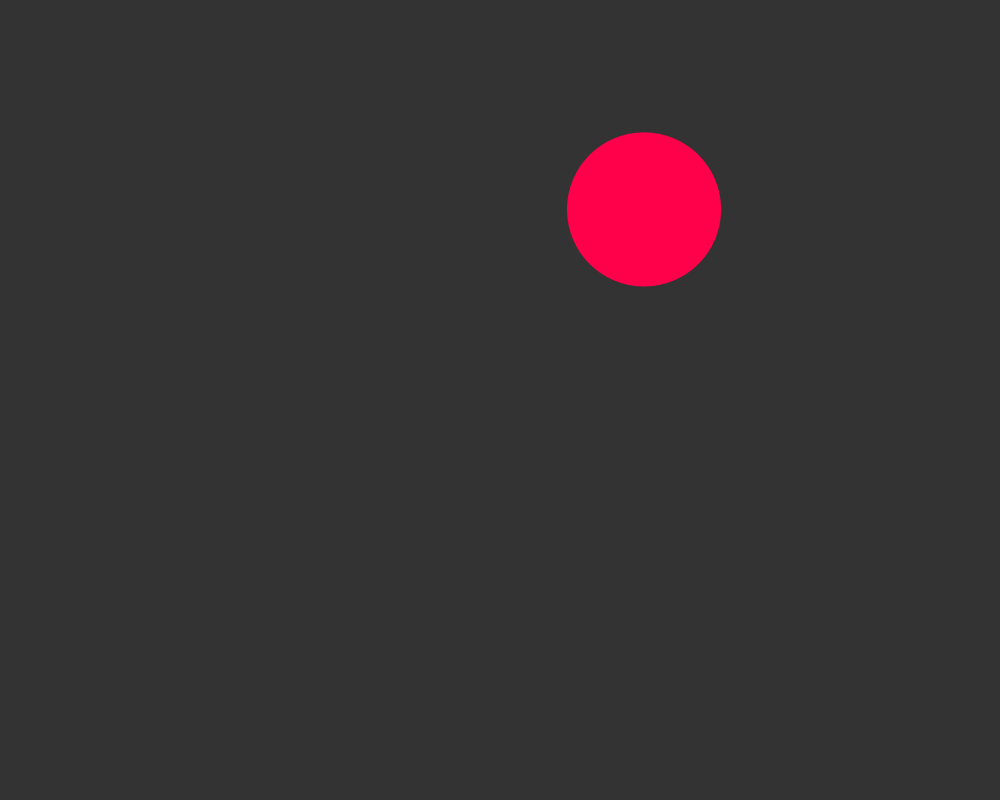
Frame 1 (no input)
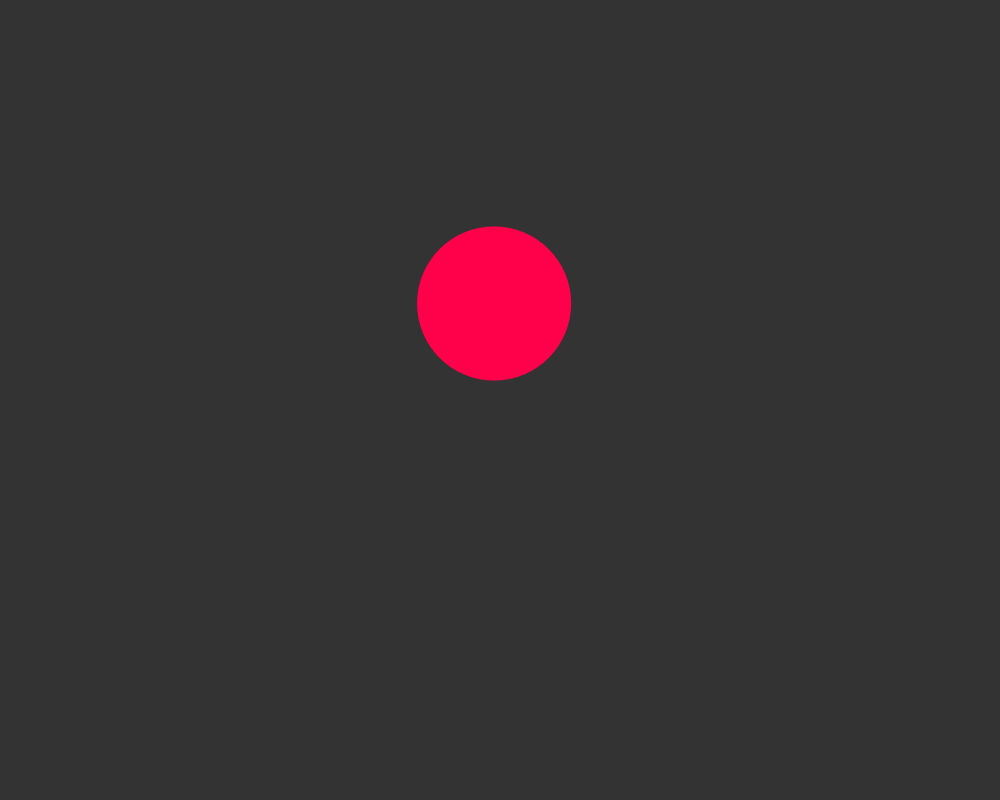
Frame 60 (the mouse pressed at the canvas centre just before this capture)
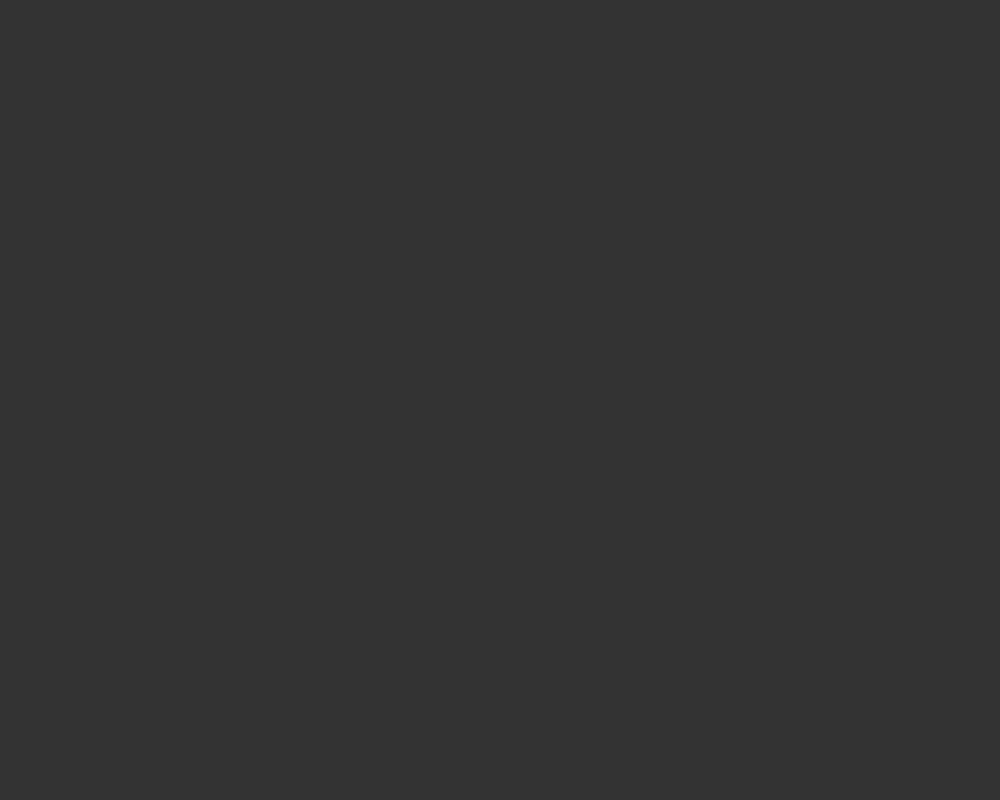
Frame 120 (the mouse held since frame 60 and released just before this capture)

The Processing sketch that drew these frames (run headless with seeded random() and noise(); from frame 60 on, the mouse is pressed at the canvas centre):

// Processing sketch: circle_collision
// ── circle_collision.pde
ArrayList<Ball> balls = new ArrayList<Ball>();

void setup() {
  size(1000, 800);
  colorMode(HSB);
  addBall(random(width), random(height));
}

void draw() {
  background(51);

  for (Ball b : balls) {
    b.update();
    b.display();
    b.checkBoundaryCollision();
  }

  for (int i = 0; i < balls.size(); i++) {
    for (int j = i; j < balls.size(); j++) {
      balls.get(i).checkCollision(balls.get(j));
    }
  }
}

void addBall(float x, float y) {
  float r = random(20, 80);
  for (Ball b : balls) {
    if (dist(b.position.x, b.position.y, x, y) < r + b.radius) {
      balls.remove(b);
      return;
    }
  }
  balls.add(new Ball(x, y, r));
}

void mousePressed() {
  addBall(mouseX, mouseY);
}

// ── Ball.pde
class Ball {
  PVector position;
  PVector velocity;

  float radius, m;

  Ball(float x, float y, float r_) {
    position = new PVector(x, y);
    velocity = PVector.random2D();
    velocity.mult(3);
    radius = r_;
    m = radius*.1;
  }

  void update() {
    position.add(velocity);
  }

  void checkBoundaryCollision() {
    if (position.x > width-radius) {
      position.x = width-radius;
      velocity.x *= -1;
    } else if (position.x < radius) {
      position.x = radius;
      velocity.x *= -1;
    } else if (position.y > height-radius) {
      position.y = height-radius;
      velocity.y *= -1;
    } else if (position.y < radius) {
      position.y = radius;
      velocity.y *= -1;
    }
  }

  void checkCollision(Ball other) {

    PVector distanceVect = PVector.sub(other.position, position);

    float distanceVectMag = distanceVect.mag();

    float minDistance = radius + other.radius;

    if (distanceVectMag < minDistance) {
      float distanceCorrection = (minDistance-distanceVectMag)/2.0;
      PVector d = distanceVect.copy();
      PVector correctionVector = d.normalize().mult(distanceCorrection);
      other.position.add(correctionVector);
      position.sub(correctionVector);

      float theta  = distanceVect.heading();
      float sine = sin(theta);
      float cosine = cos(theta);
      
//---------------------------------formula straight from my a**----------------------------------

      PVector[] vTemp = {
        new PVector(), new PVector()
      };

      vTemp[0].x  = cosine * velocity.x + sine * velocity.y;
      vTemp[0].y  = cosine * velocity.y - sine * velocity.x;
      vTemp[1].x  = cosine * other.velocity.x + sine * other.velocity.y;
      vTemp[1].y  = cosine * other.velocity.y - sine * other.velocity.x;

      PVector[] vFinal = {  
        new PVector(), new PVector()
      };

      vFinal[0].x = ((m - other.m) * vTemp[0].x + 2 * other.m * vTemp[1].x) / (m + other.m);
      vFinal[0].y = vTemp[0].y;

      vFinal[1].x = ((other.m - m) * vTemp[1].x + 2 * m * vTemp[0].x) / (m + other.m);
      vFinal[1].y = vTemp[1].y;

//---------------------------------------end of formulas-----------------------------------------

      // update velocities
      velocity.x = cosine * vFinal[0].x - sine * vFinal[0].y;
      velocity.y = cosine * vFinal[0].y + sine * vFinal[0].x;
      other.velocity.x = cosine * vFinal[1].x - sine * vFinal[1].y;
      other.velocity.y = cosine * vFinal[1].y + sine * vFinal[1].x;
    }
  }

  void display() {
    noStroke();
    float col = map(radius, 20, 80, 0, 255);
    fill(col, 255, 255);
    ellipse(position.x, position.y, radius*2, radius*2);
  }
}
